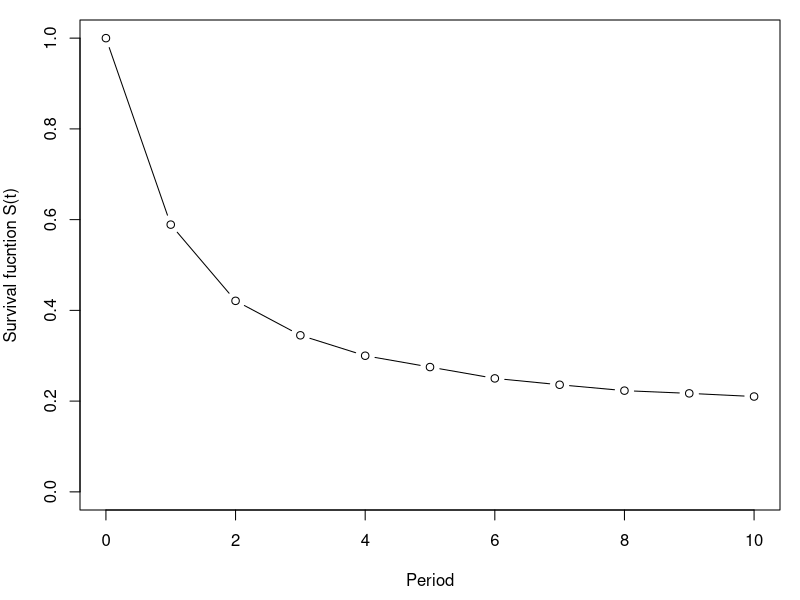
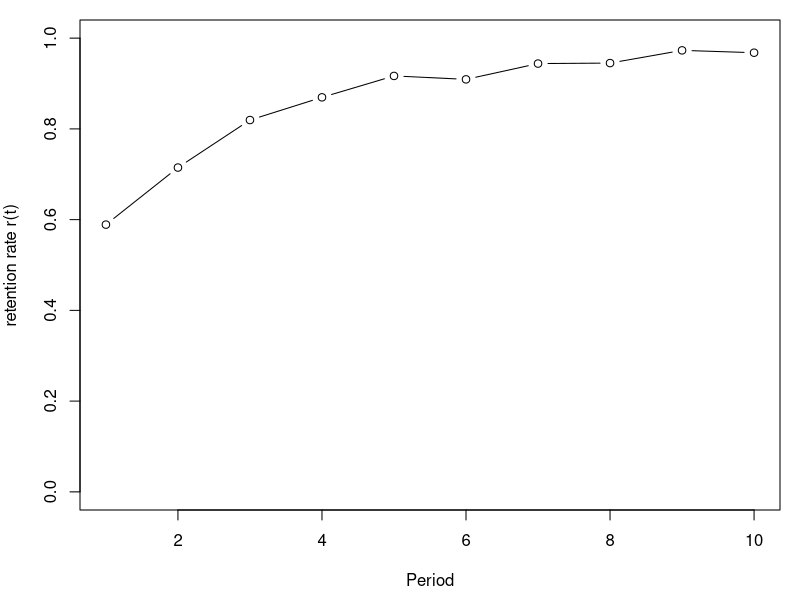
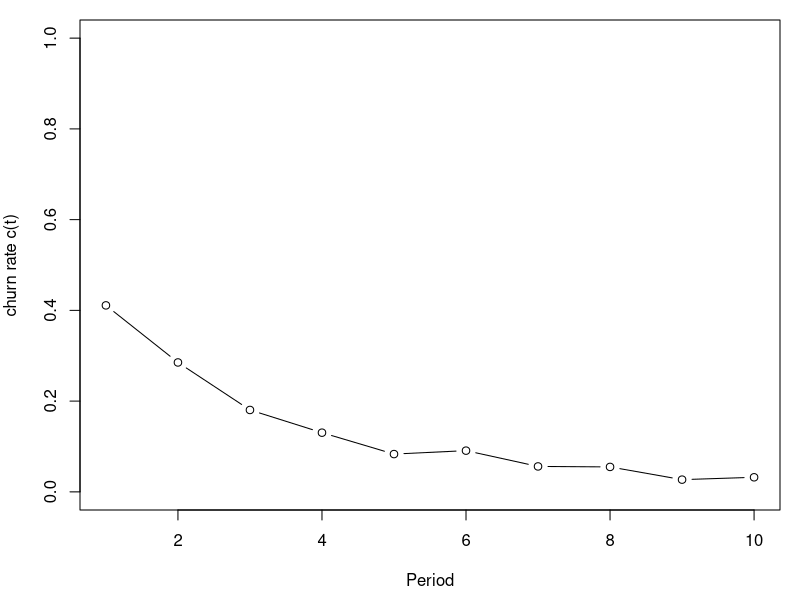
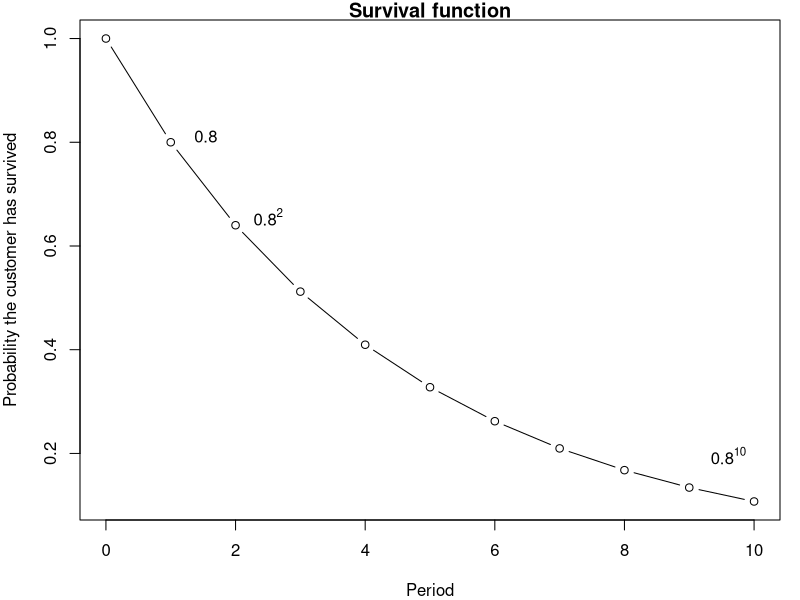
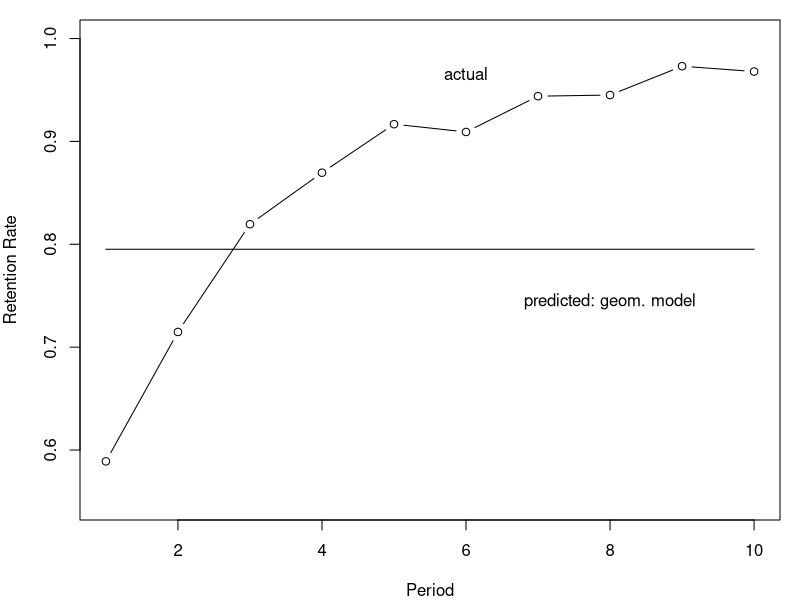
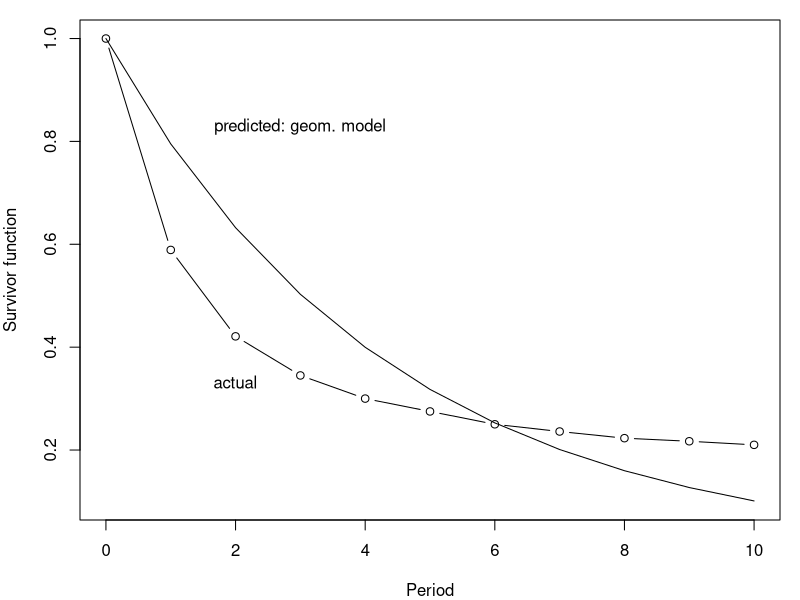
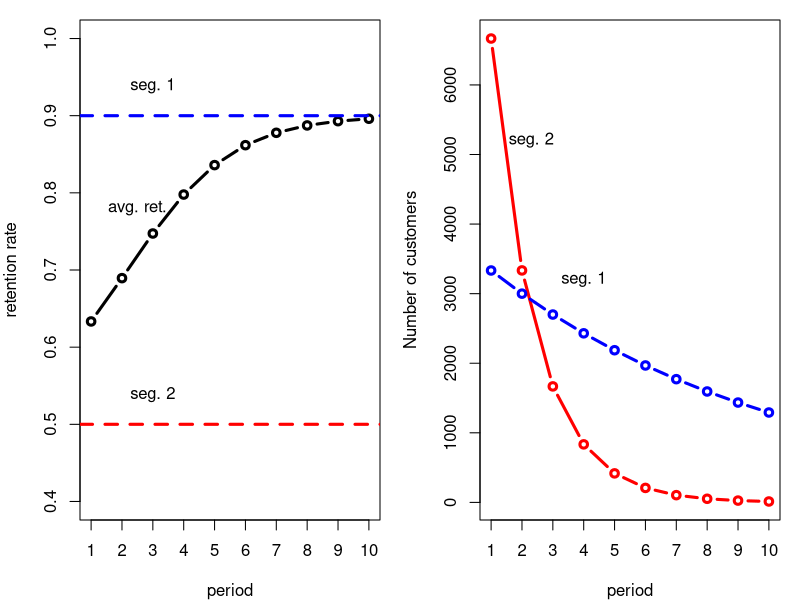
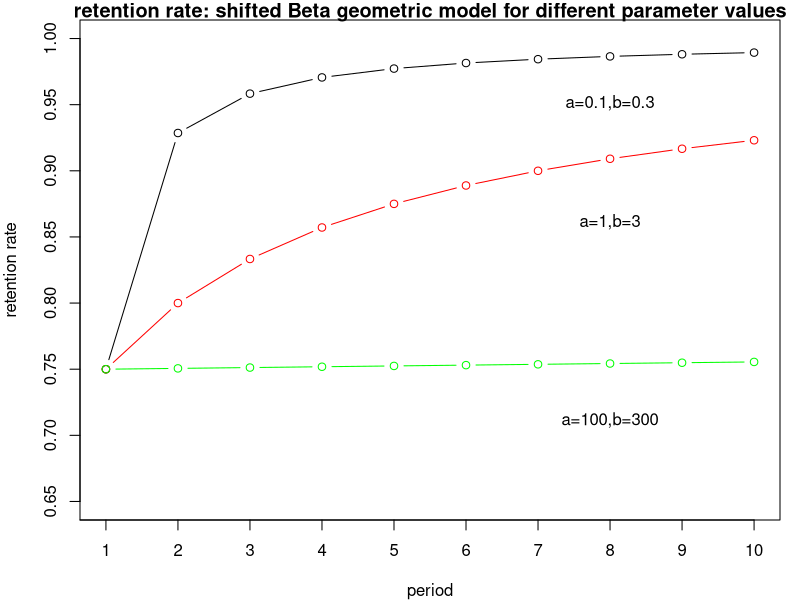

The R script that drew these images, in order:
## ---- chunk 1
rm(list=ls())
options("scipen"=100, "digits"=3, width = 150)
library(knitr)

active_cust=c(12489,
7356,
5258,
4309,
3747,
3435,
3123,
2948,
2786,
2711,
2624)
data<-cbind(0:10,active_cust)
colnames(data)<-c("Period", "Active Customers")
data
## ---- chunk 2
S<-active_cust[1:11]/active_cust[1]

data<-cbind(data, S)

data
par(mai=c(.9,.8,.2,.2))

plot(0:10, S, type="b",ylab="Survival fucntion S(t)", xlab="Period",ylim=par("yaxp")[1:2]) 
## ---- chunk 3
r<-S[2:11]/S[1:10]
data<-cbind(data, c(NA,r))
colnames(data)[[4]]<-"r"
data
par(mai=c(.9,.8,.2,.2))
plot(1:10, r, type="b",ylab="retention rate r(t)", xlab="Period",ylim=par("yaxp")[1:2]) 

## ---- chunk 4
c<-1-r
data<-cbind(data, c(NA,c))
colnames(data)[[5]]<-"c"
data
par(mai=c(.9,.8,.2,.2))
plot(1:10, c, type="b",ylab="churn rate c(t)", xlab="Period",ylim=par("yaxp")[1:2]) 
## ---- chunk 5
cust=c(100, 72,53,41)
data2<-cbind(0:3,cust)
colnames(data2)<-c("Period", "Active Customers")
data2
## ---- chunk 6
p<-0.8    # retention probability (rate) 

t<-seq(0,10)  # time period starting at 0

par(mfrow=c(1,1))
par(mai=c(.8,.8,.2,.2))
plot(t, p^t, type="b",ylab="Probability the customer has survived", xlab="Period", main="Survival function")
text(1.5, .78, " 0.8", cex=1, pos=3, col="black")
text(2.5, .62, parse(text= '.8^2'), cex=1, pos=3, col="black")
text(9.6, .16, parse(text='.8^10'), cex=1, pos=3, col="black")

## ---- chunk 7
geoCLV<-function(p,m,d){
  m*(1+d)/(1+d-p)
}
p<-0.8    # retention probability (rate) 
m<-100    # margin (profit)
d<-0.1    # discount rate

geoCLV(p,m,d)
## ---- chunk 8
t<-seq(0,10)  # time period starting at 0

m*(p/(1+d))^t # the first 10 terms of CLV

sum(m*(p/(1+d))^t)  # CLV using only the first 10 terms
## ---- chunk 9

lost<- -diff(active_cust)
active<- active_cust[-1]

loop.lik<-function(params) {
p<-params[1]
ll<-0
for (i in 1:length(lost)) {
    ll<-ll+lost[i]*(log(1-p)+(i-1)*log(p))
}
ll<-ll+active[i]*i*log(p)
return(-ll)    #return the negative of the function to maximize likelihood
} 

#find parameters for p with optim
geom<-optimize(loop.lik, c(0, 1), tol = 0.0001)

p_hat<-geom$minimum
## ---- chunk 10

par(mfrow=c(1,1))
par(mai=c(.8,.8,.2,.2))
plot(1:10,rep(p_hat,10),ylab="Retention Rate",xlab="Period",main="",ylim=c(.55,1),type="l")
lines(1:10, r, type="b",ylab="retention rate r(t)", xlab="Period",ylim=par("yaxp")[1:2]) 

text(8, .73, "predicted: geom. model", cex=1, pos=3, col="black")
text(6, .95, "actual", cex=1, pos=3, col="black")

## ---- chunk 11
S_geo=p_hat^(0:10)
plot(0:10,S_geo,ylab="Survivor function",xlab="Period",main="",ylim=c(.1,1),type="l")
lines(0:10, S, type="b",ylab="retention rate r(t)", xlab="Period",ylim=par("yaxp")[1:2]) 
text(3, .8, "predicted: geom. model", cex=1, pos=3, col="black")
text(2, .3, "actual", cex=1, pos=3, col="black")
## ---- chunk 12
N<-10000
prop<-1/3
n<- data.frame(seg1=rep(NA,10), seg2=rep(NA,10))
ret<-c(.9,.5)
n$seg1[1]<-round(N*prop)
n$seg2[1]<-round((1-prop)*N)

for(k in 2:10){
  n[k,]<-round(n[k-1,]*ret)
}

avgr<-(n$seg1*ret[1]+n$seg2*ret[2])/rowSums(n)
t=seq(1,10)

par(mfrow=c(1,2))
plot(t,avgr,ylab="retention rate",xlab="period",main="",ylim=c(.4,1),type="b", xaxt="none", lwd=3)
axis(1, seq(1,10,1))
abline(h= ret[1], lty=2, lwd=3, col="blue")
abline(h= ret[2], lty=2, lwd=3, col="red")
text(2.5, .78, "avg. ret.")
text(3, .52, "seg. 2", cex=1, pos=3, col="black")
text(3, .92, "seg. 1", cex=1, pos=3, col="black")

plot(t,n$seg2, xlab="period",main="",type="b", lwd=3, xaxt="none", col="red", ylab="Number of customers")
axis(1, seq(1,10,1))
lines(t,n$seg1, lwd=3, type="b", col="blue")
text(4, 3000, "seg. 1", cex=1, pos=3, col="black")
text(2.3, 5000, "seg. 2", cex=1, pos=3, col="black")
## ---- chunk 13
beta(1,5)
## ---- chunk 14

t=seq(1,10)
r_sBG=function(a,b,t){
    (b+t-1)/(a+b+t-1)
}
par(mfrow=c(1,1))
plot(t,r_sBG(.1,.3,t),ylab="retention rate",xlab="period",main="retention rate: shifted Beta geometric model for different parameter values",ylim=c(.65,1),type="b", xaxt="none")
points(t,r_sBG(1,3,t),type="b",col="red")
points(t,r_sBG(100,300,t),type="b",col="green")
axis(1, seq(0,10,1))
text(8, .7, "a=100,b=300", cex=1, pos=3, col="black")
text(8, .85, "a=1,b=3", cex=1, pos=3, col="black")
text(8, .94, "a=0.1,b=0.3", cex=1, pos=3, col="black")
## ---- chunk 15
set.seed(19103)
N=1000  
a<-20  
b<-80
par(mfrow=c(2,2))
for (t in 1:4){
  cust<-rbeta(N, a,b)  # draw N times from a beta distribution with parameters a and b
  par(mai=c(.7,.8,.2,.2))
  g<-hist(cust,breaks = 99,xlim = c(0,1),density = 10, main=paste("churn prob. in period", t), xlab =     expression(paste("churn probability (", theta, ")")), ylab = "number of customers",)
    text(.8,.8*par("yaxp")[2], paste("N=",round(N)),cex=1,pos=3,col="black")
    abline(v=mean(cust),col = "red", lwd = 2) # draw average churn
  b<-b+1  # Bayes update churn distribution
  N<-N*(b+t-1)/(a+b+t-1) # churners leave
}
## ---- chunk 16

loop.lik<-function(params) {
a<-params[1]
b<-params[2]
ll<-0
for (i in 1:length(lost)) {
    ll<-ll+lost[i]*log(beta(a+1,b+i-1)/beta(a,b))
}
ll<-ll+active[i]*log(beta(a,b+i)/beta(a,b))
return(-ll)    #return the negative of the function to maximize likelihood
} 

#find parameters for a and b, par=c(1,1) are the starting values
sBG<-optim(par=c(1,1),loop.lik)

a<-sBG$par[1]
b<-sBG$par[2]

#calculate retention using model parameters
t<-1:length(active)
r_pred<-r_sBG(a,b,t)

# plot actual and predicted retention rate
#rep(p_hat,10)
#t
par(mfrow=c(1,1))
plot(t,r_pred,ylab="retention rate",xlab="period",type="b", xaxt="none", ylim = c(.55,1))
lines(t,rep(p_hat,10),type="b",col="red")
lines(t,r, type="b", col="blue")
axis(1, seq(0,10,1))
legend('right',legend=c("sBG", "geo", "actual"),col=c("black","red","blue"), pch=c(1,1))


S_pred<-c(1,cumprod(r_pred)) # predicted survivor function
S_geo<-p_hat^(c(0,t))

t<-seq(0,10)
par(mfrow=c(1,1))
plot(t,S_pred,ylab="retention rate",xlab="period",type="b", xaxt="none", ylim = c(0,1))
lines(t,S_geo,type="b",col="red")
lines(t,S, type="b", col="blue")
axis(1, seq(0,10,1))
legend('right',legend=c("sBG", "geo", "actual"),col=c("black","red","blue"), pch=c(1,1))


## ---- chunk 17

t<-seq(1,200) # time periods
r_pred<-r_sBG(a,b,t) # predicted retention rate
S_pred<-c(1,cumprod(r_pred)[1:199]) # predicted survivor function

dis<-1/(1+d)^(t-1) # discount factor, first term is present so no discounting

CLV_sBG<-sum(m*S_pred*dis) # the sum of margin x survivor x discount factor

CLV_sBG

geo<-geoCLV(p_hat,m,d) # use that estimate in the geometric CLV model
geo
## ---- chunk 18

tau<-4

t<-seq(1,tau+200)
r_pred<-r_sBG(a,b,t)
S_pred<-cumprod(r_pred)

S_shift<- S_pred[(tau+1):length(S_pred)]  # survival function from tau + 1 until T

dis<-1/(1+d)^(t(1:200)-1) # discount rate

RLV_sBG<-sum(m*S_shift/S_pred[tau]*dis)  # sum of margin x S(tau + t)/ S(tau) x discount

RLV_sBG
## ---- chunk 19
RLV_geo<-m*p_hat*(1+d)/(1+d-p_hat)
RLV_geo
